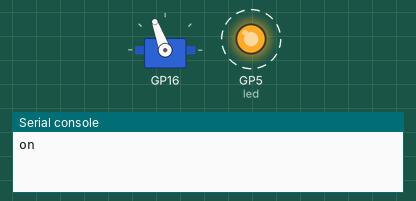
Recording of a program running on a simulated Raspberry Pi Pico running MicroPython. On the bench: servo, output pins drawn as LEDs (lit = HIGH), the last lines printed to the serial console. Dashed ring = blinking.

Above: at 2.05 s.
At 2.25 s:
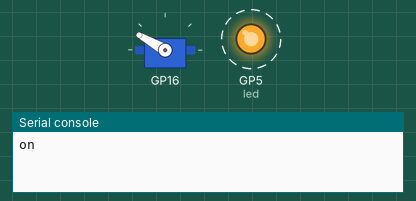
At 2.8 s:
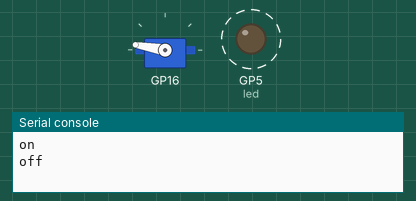
At 3.55 s:
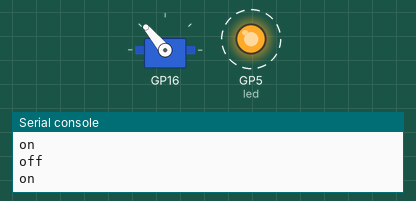
Timing chart, 0 to 8.2 s (numbered marks = the images above):
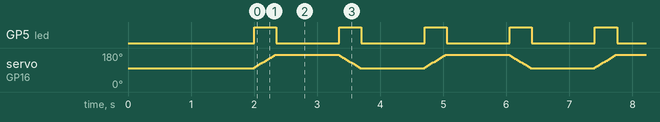

Measured:
- by itself, GP5 (led): alternates HIGH for 0.35 s and LOW for 1.0 s

The program:

blink_servo_2.py
```python
from machine import Pin
from servo import Servo
import utime

utime.sleep(1)

### led setup
led = Pin(5, Pin.OUT)
led.low() # initially OFF

### servo setup (with micropython-servo package)
## defaults: Servo(min_us=544.0, max_us=2400.0 ,min_deg=0.0, max_deg=180.0, freq=50)
servo = Servo(pin_id=16, min_us=1000.0, max_us=2000.0, min_deg=-90.0, max_deg=90.0, freq=50)
min_max_degs = (10.0, 80.0) # rotation range
delay = 0.025 # s
servo.write(min_max_degs[0]) # initial position min rotation

utime.sleep(1)

try:
    while True:
        led.high() # led ON
        print("on")
        i = servo.read() # returns the last set degs
        while i < min_max_degs[1]: # rotates servo +1deg at a time until max rotation
            i += 5
            servo.write(i)
            utime.sleep(delay)
        led.low() # led OFF
        print("off")
        utime.sleep(1)
        led.high() # led ON
        print("on")
        while i > min_max_degs[0]: # rotates servo -1deg at a time until min rotation
            i -= 5
            servo.write(i)
            utime.sleep(delay)
        led.low() # led OFF
        print("off")
        utime.sleep(1)

except KeyboardInterrupt:
    print("Stopping the program")
    led.low() # finally OFF
    servo.write(min_max_degs[0])
```
